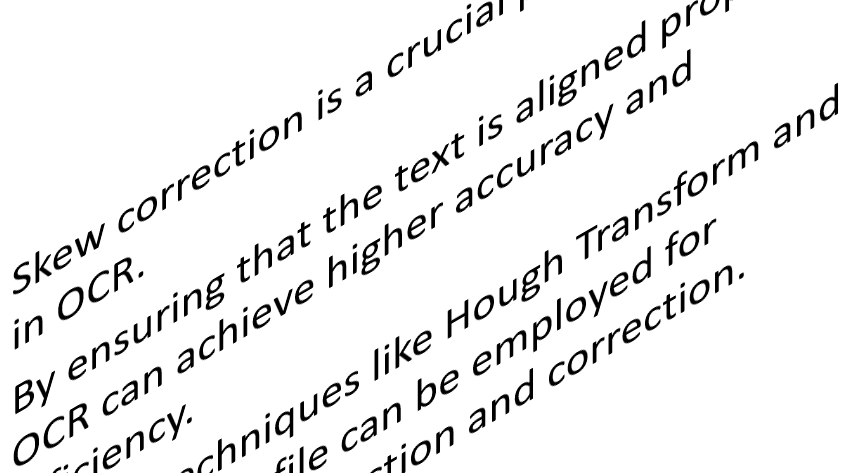
#> input picture img/skew.png, 868 x 473 px, found by its file name
$ python '5. Skew Correction-l.py'
#> lines starting #> are read from the running program, lines starting #| are printed output that depends on the picture; after the words box and inside, x2 and y2 are one past the last pixel; in counts of white or black regions, pixels touching at a corner belong together
#> further down, img is the input picture: shape (473, 868, 3); min 0, max 255, mean 238
import cv2
import numpy as np
import matplotlib.pyplot as plt

def skew(img):
    img = cv2.cvtColor(img, cv2.COLOR_BGR2GRAY)
#> img: shape (473, 868)


    # Threshold the image (Convert to binary image)
    _, thresh = cv2.threshold(img, 0, 255, cv2.THRESH_BINARY + cv2.THRESH_OTSU)
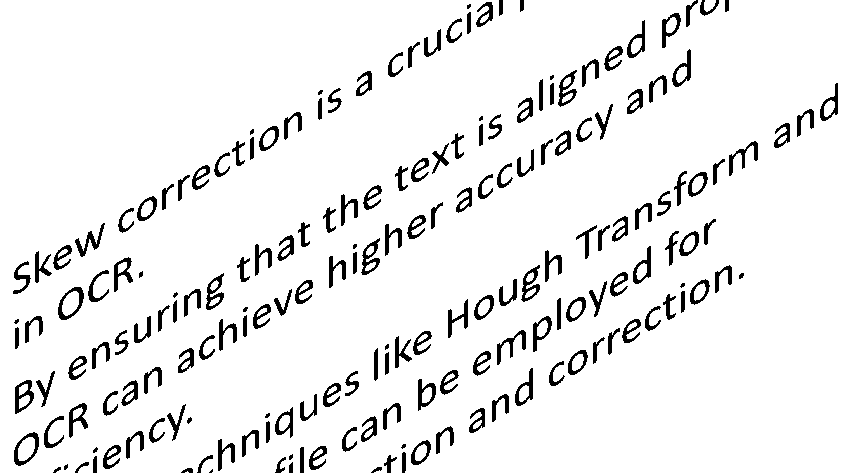
#> thresh: shape (473, 868); 93.1% white; 189 black regions (17 under 20 px), largest, box (x1, y1, x2, y2) and area: (15, 380, 34, 414) 294, (521, 265, 540, 302) 287, (58, 287, 84, 320) 287

    # Invert the image (necessary for Hough Transform)
    #Lật ảnh nhị phân (đổi màu trắng thành đen và ngược lại). Điều này là cần thiết cho việc áp dụng Hough Transform sau này, vì Hough Transform tìm kiếm các đường sáng trên nền tối.
    thresh = cv2.bitwise_not(thresh)

    # Apply Canny edge detection to find edges in the image

    #Hàm Canny trả về một ảnh nhị phân (black-and-white), trong đó:
    #Màu trắng (255): Các điểm được xác định là biên (có gradient mạnh).
    #Màu đen (0): Các điểm không phải biên, nghĩa là có gradient yếu hoặc không có sự thay đổi độ sáng rõ rệt.

    #gradient là một đại lượng đo sự thay đổi của cường độ ánh sáng tại một pixel trong ảnh.
    #Nếu gradient tại một điểm rất lớn, có nghĩa là sự thay đổi độ sáng tại điểm đó rất mạnh,
    #và điều này thường chỉ ra rằng đó là biên (ranh giới giữa các khu vực có độ sáng khác nhau).

    #Ngưỡng dưới có thể được đặt là 50. Nếu một pixel có gradient nhỏ hơn 50 , thuật toán sẽ coi đây là không phải biên và loại bỏ pixel đó khỏi kết quả.
    #Ngưỡng trên có thể được đặt là 150. Nếu một pixel có gradient lớn hơn 150, thuật toán sẽ coi đây là biên mạnh và giữ lại pixel đó.
    #Nếu gradient nằm trong khoảng từ 50 đến 150, thuật toán sẽ kiểm tra xem pixel đó có liên kết với các biên mạnh không. Nếu có, nó sẽ được giữ lại; nếu không, nó sẽ bị loại bỏ.
    edges = cv2.Canny(thresh, 50, 150, apertureSize=3)
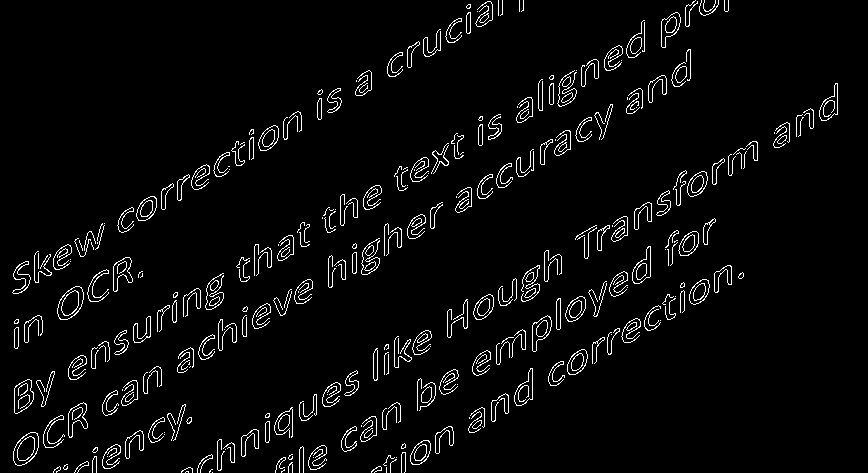
#> edges: shape (473, 868); 4% white in thin lines or dots

    # Use Hough Line Transform to detect lines in the image
    #Trong không gian Hough, một đường thẳng được biểu diễn bởi hai tham số:
    #𝜌 là khoảng cách từ gốc tọa độ đến đường thẳng được đo chính xác đến đơn vị 1 pixel
    #𝜃 là góc của đường thẳng so với trục hoành (trục x). Nếu độ phân giải của 𝜃 là 𝜋/180, nghĩa là bạn sẽ tìm kiếm các đường thẳng với góc chính xác đến 1 độ
    #Một đường thẳng trong không gian ảnh có thể được biểu diễn trong không gian Hough bởi một điểm duy nhất (𝜌,𝜃)
    lines = cv2.HoughLines(edges, 1, np.pi / 180, 200)
#> lines = [[348, 1.05], [499, 1.05], [413, 1.05], [366, 1.05], [396, 1.05], [398, 1.05]]

    # Get the angle of the detected lines
    angles = []
    for line in lines:
        rho, theta = line[0]
        angle = np.degrees(theta) - 90  # Convert from radians to degrees and adjust
        angles.append(angle)
#> this loop made 6 passes
#> (line, rho) on passes 1 to 6: ([[348, 1.05]], 348), ([[499, 1.05]], 499), ([[413, 1.05]], 413), ([[366, 1.05]], 366), ([[396, 1.05]], 396), ([[398, 1.05]], 398)
#> after the loop, angles = [-30, -30, -30, -30, -30, -30]

    # Calculate the median angle
    median_angle = np.median(angles)
#> median_angle = -30

    # Rotate the image to correct the skew
    (height, width) = img.shape
#> height = 473; width = 868
    center = (width // 2, height // 2)
#> center = (434, 236)

    #tạo ra ma trận xoay ảnh theo góc trung vị median_angle, với tâm là điểm trung tâm của ảnh.
    rotation_matrix = cv2.getRotationMatrix2D(center, median_angle, 1.0)
#> rotation_matrix = [[0.866, -0.5, 176.1], [0.5, 0.866, -185.4]]

    #áp dụng ma trận xoay để quay ảnh và trả về ảnh đã được chỉnh sửa
    rotated_image = cv2.warpAffine(img, rotation_matrix, (width, height), flags=cv2.INTER_CUBIC, borderValue=255)
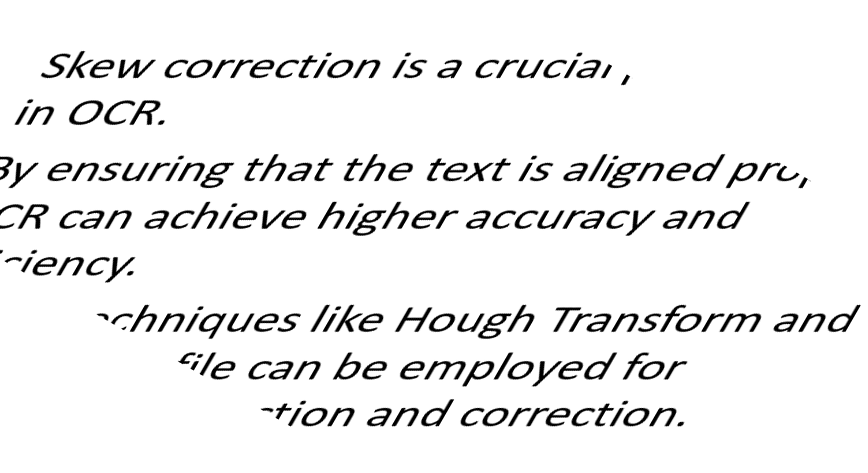
#> rotated_image: shape (473, 868); min 0, max 255, mean 238.3
    return rotated_image

# Load the image
image_path = r'./img/skew.png'  # Change this to the path of your image
#img = cv2.imread(image_path, cv2.IMREAD_GRAYSCALE)
img = cv2.imread(image_path)

rotated_image = skew(img)

# Display the original and rotated image
plt.figure(figsize=(10, 5))

# Original Image
plt.subplot(1, 2, 1)
plt.title("Original Image")
plt.imshow(img, cmap='gray')
plt.axis('off')

# Corrected Image
plt.subplot(1, 2, 2)
plt.title("Skew Corrected Image")
plt.imshow(rotated_image, cmap='gray')
plt.axis('off')

plt.show()
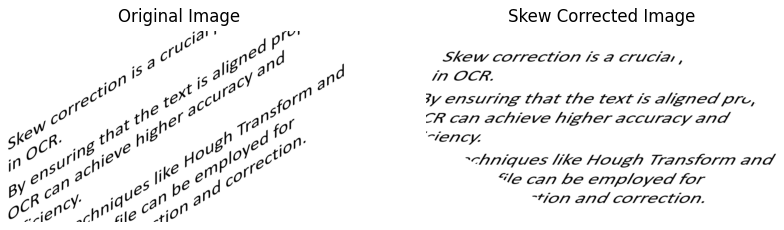
#> figure drawn by matplotlib, 2 panels

$ run again, with img/PyTesseract.png copied over img/skew.png
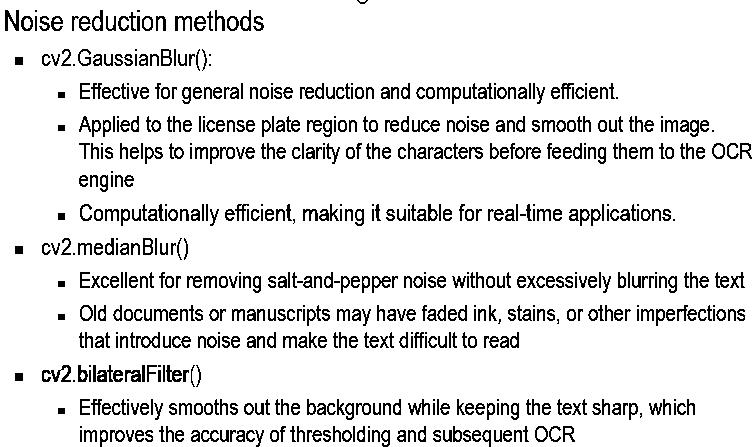
#> input picture img/PyTesseract.png, 756 x 447 px, found by its file name
#> img is the input picture: shape (447, 756, 3); min 0, max 255, mean 227.9
#> img: shape (447, 756)
#> in skew, `thresh = cv2.bitwise_not(thresh)`:
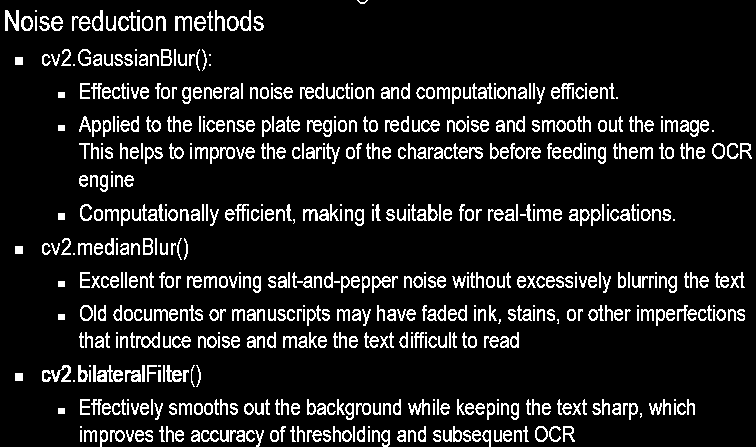
#> thresh: shape (447, 756); 10.6% white in thin lines or dots
#> edges: shape (447, 756); 6.2% white in thin lines or dots
#> lines = 22 rows, first 8: [320, 1.57], [309, 1.57], [287, 1.57], [276, 1.57], [147, 1.57], [131, 1.57], [158, 1.57], [120, 1.57]
#> the loop in skew, `for line in lines:` made 22 passes
#> (line, rho) on passes 1 to 8: ([[320, 1.57]], 320), ([[309, 1.57]], 309), ([[287, 1.57]], 287), ([[276, 1.57]], 276), ([[147, 1.57]], 147), ([[131, 1.57]], 131), ([[158, 1.57]], 158), ([[120, 1.57]], 120)
#> after the loop in skew, `for line in lines:`: angles = [0, 0, 0, 0, 0, 0, 0, 0, 0, 0, 0, 0, 0, 0, 0, 0, 0, 0, 0, 0, 0, 0]
#> median_angle = 0
#> rotation_matrix = [[1, 0, 0], [0, 1, 0]]
#> `plt.show()`:
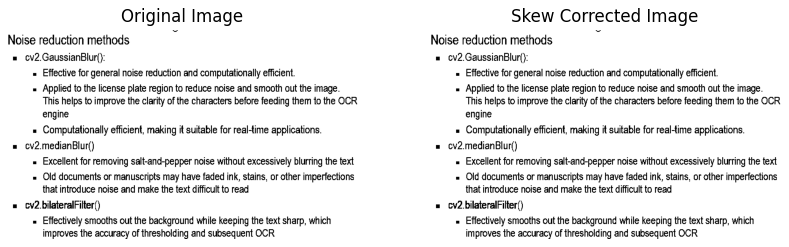
#> figure drawn by matplotlib, 2 panels
